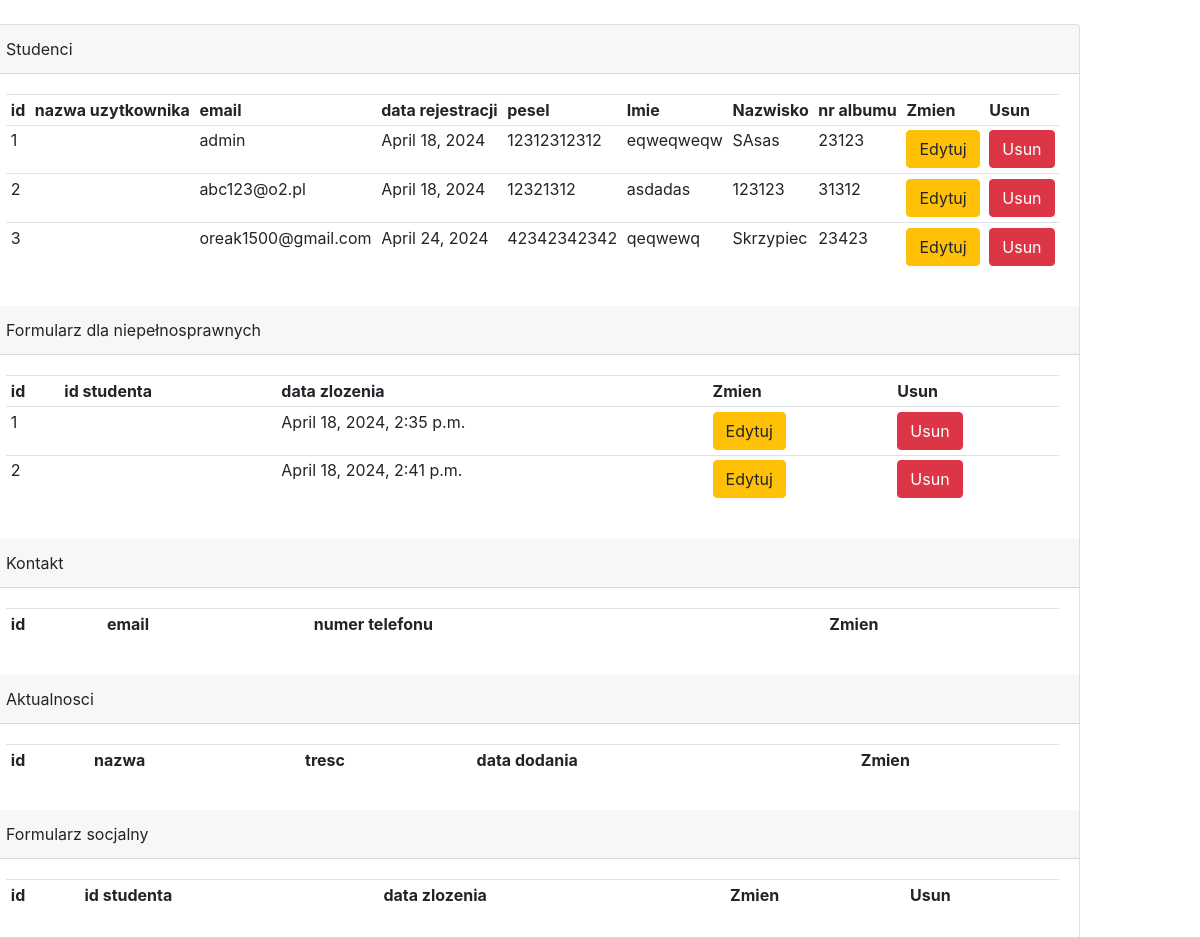
Page /admin_tables on the earlier database version.
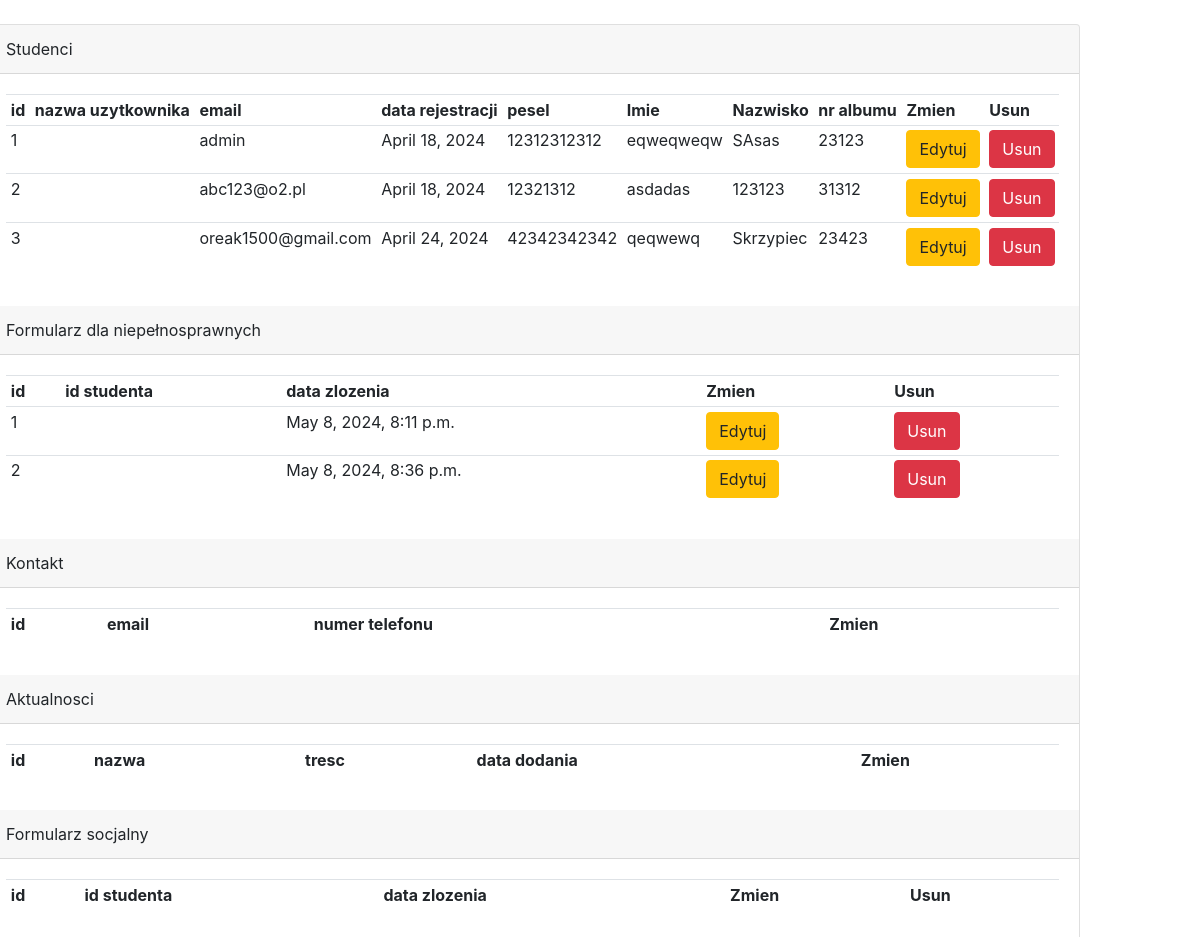
Same page on the later database version.
### api/models.py (models this page shows)
class Formularz(models.Model):
    id_formularza = models.IntegerField(primary_key=True)
    typ_stypendium = models.CharField(null=True, blank=True, max_length=30)
    student = models.ForeignKey('Student', on_delete=models.CASCADE)
    data_zlozenia = models.DateTimeField(null=True, blank=True)
    przychod_bez_podatku = models.FloatField(null=True, blank=True)
    srednia_ocen = models.FloatField(null=True, blank=True)
    dodatkowe_informacje = models.TextField(null=True, blank=True)
    plik_orzeczenie = models.ImageField(null=True, blank=True, upload_to='dokumenty/orzeczenia')
    id_osiagniecia = models.IntegerField(null=True, blank=True)
    oswiadczenie_prawo_o_szkolnictwie = models.BooleanField(default=False)
    oswiadczenie_gospodarstwo_domowe = models.BooleanField(default=False)
    oswiadczenie_dochody = models.BooleanField(default=False)
    zalacznik = models.FileField(null=True, blank=True, upload_to='dokumenty/zalaczniki')
    stopien_niepelnosprawnosci = models.ForeignKey('StopienNiepelnosprawnosci', on_delete=models.CASCADE, null=True, blank=True)
    symbol_niepelnosprawnosci = models.ForeignKey('SymbolNiepelnosprawnosci', on_delete=models.CASCADE, null=True, blank=True)
    charakter_stopnia_niepelnosprawnosci = models.TextField(null=True, blank=True, max_length=100)
    data_rozpoczecia_orzeczenia = models.DateField(null=True, blank=True)
    data_konca_orzeczenia = models.DateField(null=True, blank=True)
    aktualny_semestr = models.ForeignKey('AktualnySemestr', on_delete=models.CASCADE, null=True, blank=True)
    semestr_studenta = models.ForeignKey('SemestrStudenta', on_delete=models.CASCADE, null=True, blank=True)
    zalacznik_niepelnosprawnosc = models.FileField(null=True, blank=True, upload_to='dokumenty/zalaczniki_niepelnosprawnosci')

### api/views.py (the view)
# urls.py: path('admin_tables', AdminTables, name='admin_tables'),
def AdminTables(request):
    student = Student.objects.all()
    formularz = Formularz.objects.all()
    kontakt = Kontakt.objects.all()
    aktualnosci = Aktualnosci.objects.all()
    context = {'student': student , 'formularz': formularz, 'kontakt': kontakt, 'aktualnosci': aktualnosci}
    return render(request, 'website/admin_tables.html', context)

### api/templates/website/admin_tables.html (shortened to what the changed rows need)
{% extends 'navbar.html' %}
{% block content %}
    <br>
    <div class="row">
        <div class="card ">
                <div class="card-body">
                    <table class="table table-sm ">
                        <tr>
                            <th>id</th>
                            <th>nazwa uzytkownika</th>
                            <th>email</th>
                            <th>data rejestracji</th>
                            <th>pesel</th>
                            <th>Imie</th>
                            <th>Nazwisko</th>
                            <th>nr albumu</th>
                            <th>Zmien</th>
                            <th>Usun</th>
                        </tr>
                    </table>
                </div>
                <div class="card-body">
                    <table class="table table-sm ">
                        <tr>
                            <th>id</th>
                            <th>id studenta</th>
                            <th>data zlozenia</th>
                            <th>Zmien</th>
                            <th>Usun</th>
                        </tr>
                        {% for form in formularz %}
                            <tr>
                                <td>{{form.id_formularza}}</td>
                                <td>{{form.id_studenta}}</td>
                                <td>{{form.data_zlozenia}}</td>
                                <td><a class="btn btn-warning" href="{% url 'edytuj_form_niepelno' form.id_formularza %}">Edytuj</a></td>
                                <td><a class="btn btn-danger" href="{% url 'usun_form_niepelno' form.id_formularza %}" >Usun</a></td>
                            </tr>
                        {% endfor %}
                    </table>
                </div>
                <div class="card-body">
                    <table class="table table-sm ">
                        <tr>
                            <th>id</th>
                            <th>email</th>
                            <th>numer telefonu</th>
                            <th>Zmien</th>
                        </tr>
                    </table>
                </div>
                <div class="card-body">
                    <table class="table table-sm ">
                        <tr>
                            <th>id</th>
                            <th>nazwa</th>
                            <th>tresc</th>
                            <th>data dodania</th>
                            <th>Zmien</th>
                        </tr>
                    </table>
                </div>
                <div class="card-body">
                    <table class="table table-sm ">
                        <tr>
                            <th>id</th>
                            <th>id studenta</th>
                            <th>data zlozenia</th>
                            <th>Zmien</th>
                            <th>Usun</th>
                        </tr>
                    </table>
                </div>
        </div>
    </div>
{% endblock %}

Differences in the rows shown:
changed Formularz id 1: data_zlozenia "April 18, 2024, 2:35 p.m." → "May 8, 2024, 8:11 p.m."
changed Formularz id 2: data_zlozenia "April 18, 2024, 2:41 p.m." → "May 8, 2024, 8:36 p.m."
